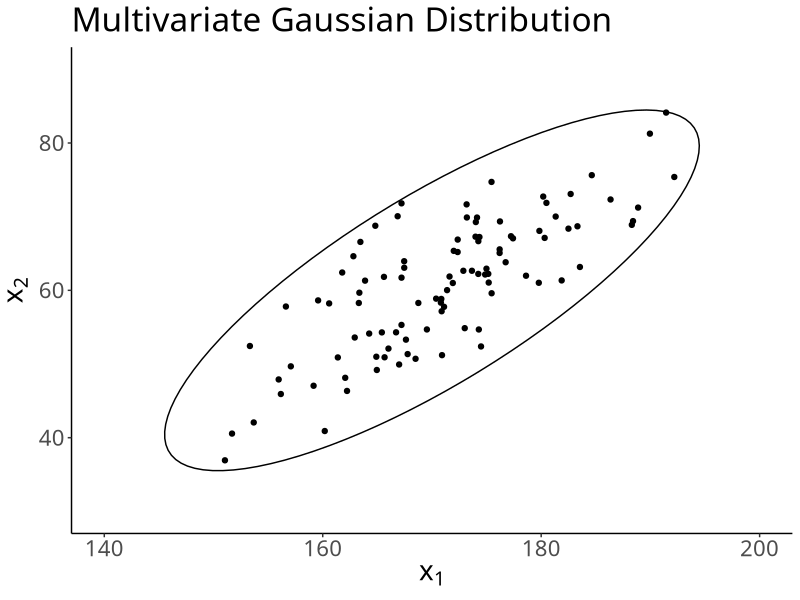
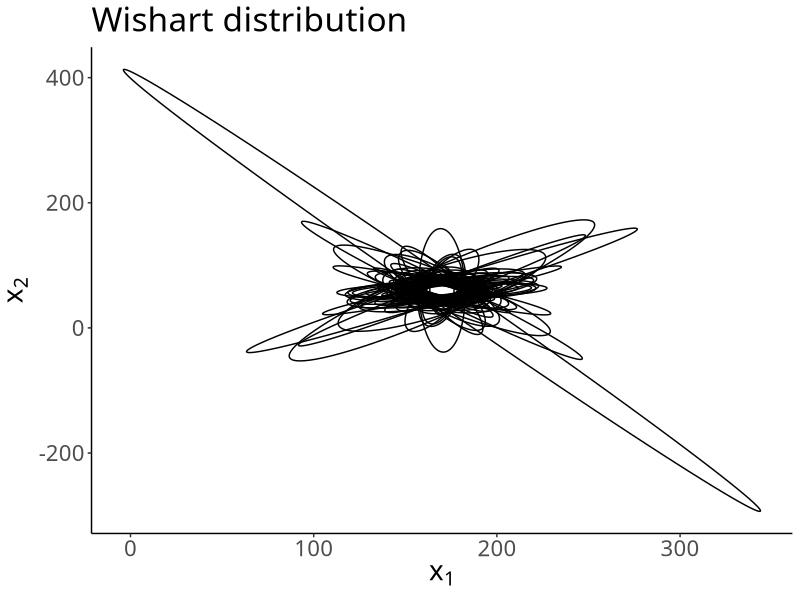
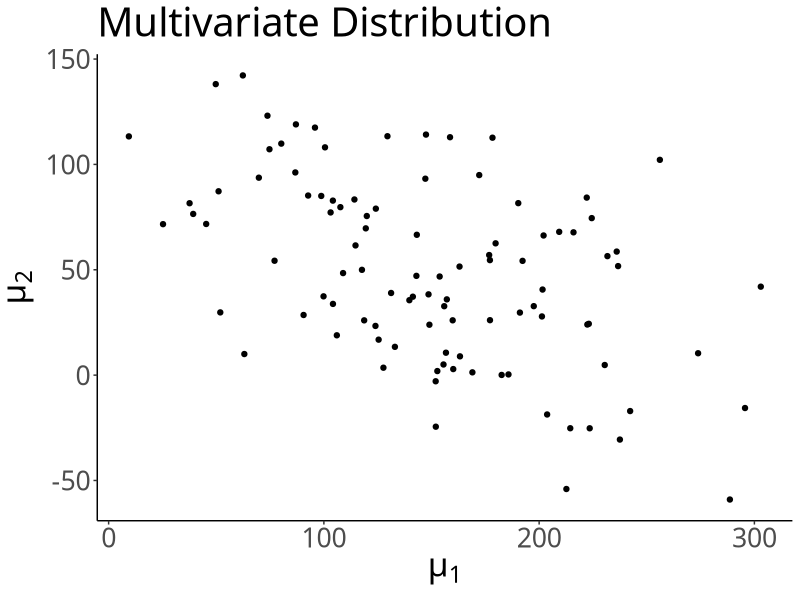
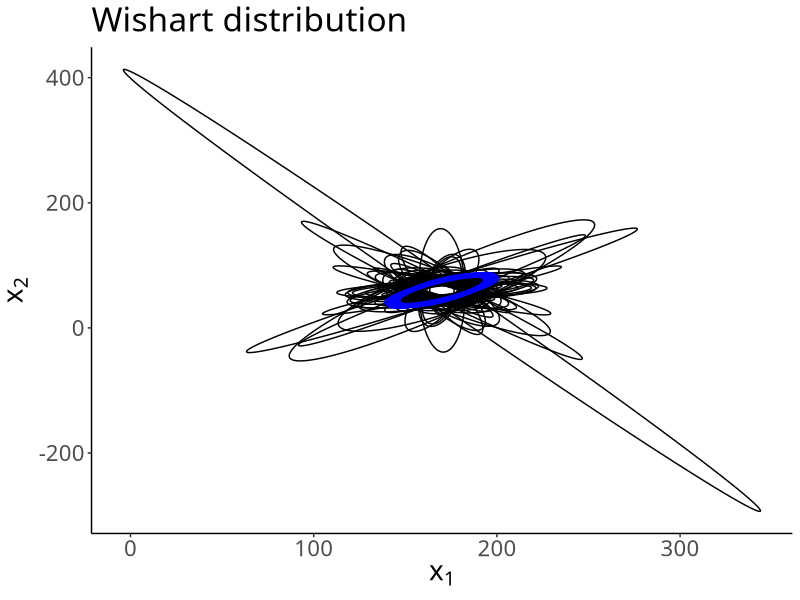
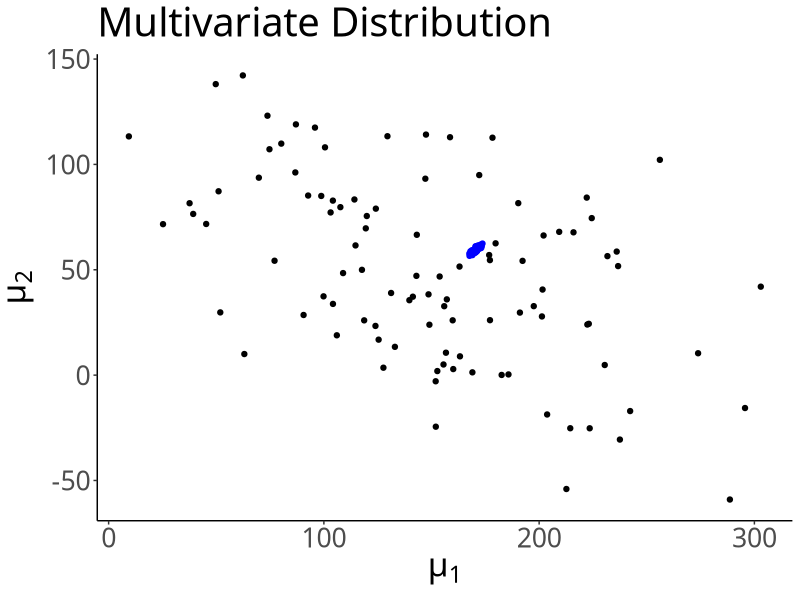

The R source for these figures, in order:
## ---- chunk 1
library(ggplot2)
library(ellipse)
library(MCMCpack)
set.seed(1)
## ---- chunk 2
mu <- c(170, 60)
lambda <- solve(matrix(c(100, 80, 80, 100), ncol = 2))
samples <- mvrnorm(100, mu = mu, Sigma = solve(lambda))

ell <- ellipse(centre=mu, solve(lambda))
ggplot()+
  geom_point(aes(x=samples[,1], y=samples[,2]))+
  labs(x=expression(x[1]), y=expression(x[2]), title="Multivariate Gaussian Distribution")+
  theme_classic(base_family = "HiraKakuPro-W3") +
  theme(text = element_text(size = 20))+
  lims(x=c(140,200), y=c(30,90))+
  geom_polygon(data=as.data.frame(ell), aes(x,y), fill=NA,colour="black")
## ---- chunk 3
n_pre <- 3
w_pre <- diag(2)*0.01
lambda_sample_pre <- rwish(n_pre, w_pre)

plot_lambda <- ggplot() +
  theme_classic(base_family = "HiraKakuPro-W3")+
  theme(text = element_text(size = 20), legend.position=c(0.3,0.7)) +
  labs(x=expression(x[1]), y=expression(x[2]), title="Wishart distribution") 
for(i in 1:100){
  lambda_samples_pre <- rwish(n_pre, w_pre)
  ell <-  ellipse(centre=mu, solve(lambda_samples_pre))
  plot_lambda <- plot_lambda + geom_polygon(data=as.data.frame(ell),aes(x,y), fill=NA,colour="black")
}
plot_lambda
## ---- chunk 4
mu_pre <- c(150, 50)
beta_pre <- 0.01
mu_samples_pre <- mvrnorm(100, mu = mu_pre, Sigma = solve(beta_pre*lambda_sample_pre))

plot_mu <- ggplot()+
  geom_point(aes(x=mu_samples_pre[,1], y=mu_samples_pre[,2]))+
  labs(x=expression(mu[1]), y=expression(mu[2]), title="Multivariate Distribution")+
  theme_classic(base_family = "HiraKakuPro-W3") +
  theme(text = element_text(size = 24))
plot_mu
## ---- chunk 5
data <- mvrnorm(100, mu = mu, Sigma = solve(lambda))
N <- nrow(data)
## ---- chunk 6
beta_pos <- N + beta_pre
mu_pos <- (apply(data,2,sum)+beta_pre*mu_pre)/beta_pos
n_pos <- N + n_pre
S <- 0
for(i in 1:N){
  S <- S + data[i,] %*% t(data[i,])
}
w_pos <- solve(S + beta_pre*mu_pre%*%t(mu_pre) - beta_pos*mu_pos%*%t(mu_pos) + solve(w_pre))
lambda_sample_pos <- rwish(n_pos, w_pos)
## ---- chunk 7
for(i in 1:100){
  lambda_samples_pos <- rwish(n_pos, w_pos)
  ell <-  ellipse(centre=mu, solve(lambda_samples_pos))
  plot_lambda <- plot_lambda + geom_polygon(data=as.data.frame(ell),aes(x,y), fill=NA, colour="blue")
}
plot_lambda
## ---- chunk 8
mu_samples_pos <- mvrnorm(100, mu = mu_pos, Sigma = solve(beta_pos*lambda_sample_pos))

plot_mu + geom_point(aes(x=mu_samples_pos[,1], y=mu_samples_pos[,2]), col="blue")
